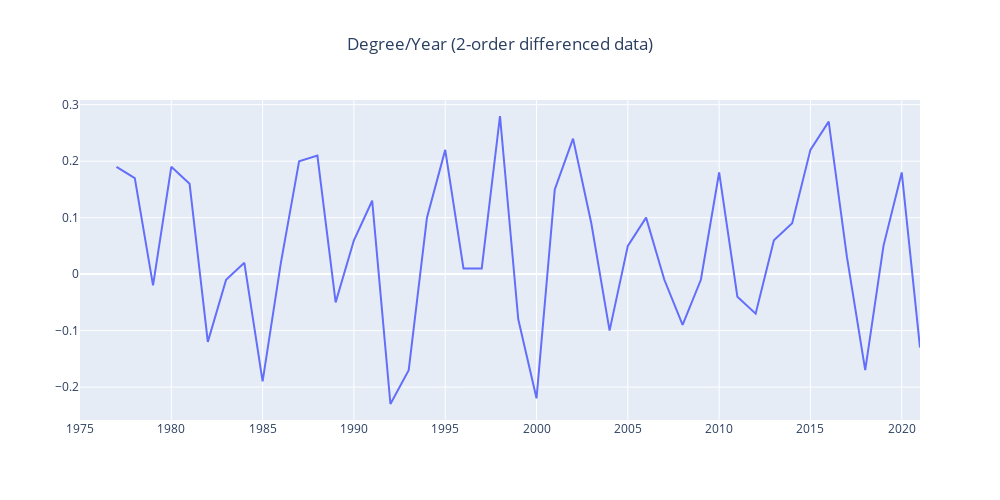

The notebook cell this image was saved under:
### Code cell
df = pd.read_excel('2022_HiMCM_Data-B-co2.xlsx',sheet_name="origin(2)")
year = df['Year'].to_numpy()
ppm = df['PPM']
degree = df['Degree']


# df = pd.read_csv('shampoo.csv')
# year = df['Month'].to_numpy()
# # ppm = df['PPM']
# degree = df['Sales']

fig = go.Figure()
fig.add_traces(go.Scatter(x=year, y=degree.diff(2), mode = "lines", name = "Degree_diff(1)"))
# fig.add_traces(go.Scatter(x=year, y=degree, mode = "lines", name = "Degree"))

# fig.add_traces(go.Scatter(x=year, y=ppm.diff(1), mode = "lines", name = "ppm_diff(1)"))
# fig.add_traces(go.Scatter(x=year, y=degree, mode = "lines", name = "Degree"))

fig.update_layout( 
        title='Degree/Year (2-order differenced data)',
        title_x=0.5,
        # autosize=True,
        width=1000,
        height=500,
    )

fig.show()

### Figure 1 — Plotly figure (JSON) as saved in the notebook; plotly's stock layout.template omitted (floating-point values rounded to 4 significant figures)
{"data": [{"mode": "lines", "name": "Degree_diff(1)", "type": "scatter", "x": [1975, 1976, 1977, 1978, 1979, 1980, 1981, 1982, 1983, 1984, 1985, 1986, 1987, 1988, 1989, 1990, 1991, 1992, 1993, 1994, 1995, 1996, 1997, 1998, 1999, 2000, 2001, 2002, 2003, 2004, 2005, 2006, 2007, 2008, 2009, 2010, 2011, 2012, 2013, 2014, 2015, 2016, 2017, 2018, 2019, 2020, 2021], "y": [null, null, 0.19, 0.17, -0.02, 0.19, 0.16, -0.12, -0.01, 0.02, -0.19, 0.02, 0.2, 0.21, -0.05, 0.06, 0.13, -0.23, -0.17, 0.1, 0.22, 0.01, 0.01, 0.28, -0.08, -0.22, 0.15, 0.24, 0.09, -0.1, 0.05, 0.1, -0.01, -0.09, -0.01, 0.18, -0.04, -0.07, 0.06, 0.09, 0.22, 0.27, 0.03, -0.17, 0.05, 0.18, -0.13]}], "layout": {"height": 500, "title": {"text": "Degree/Year (2-order differenced data)", "x": 0.5}, "width": 1000}}
